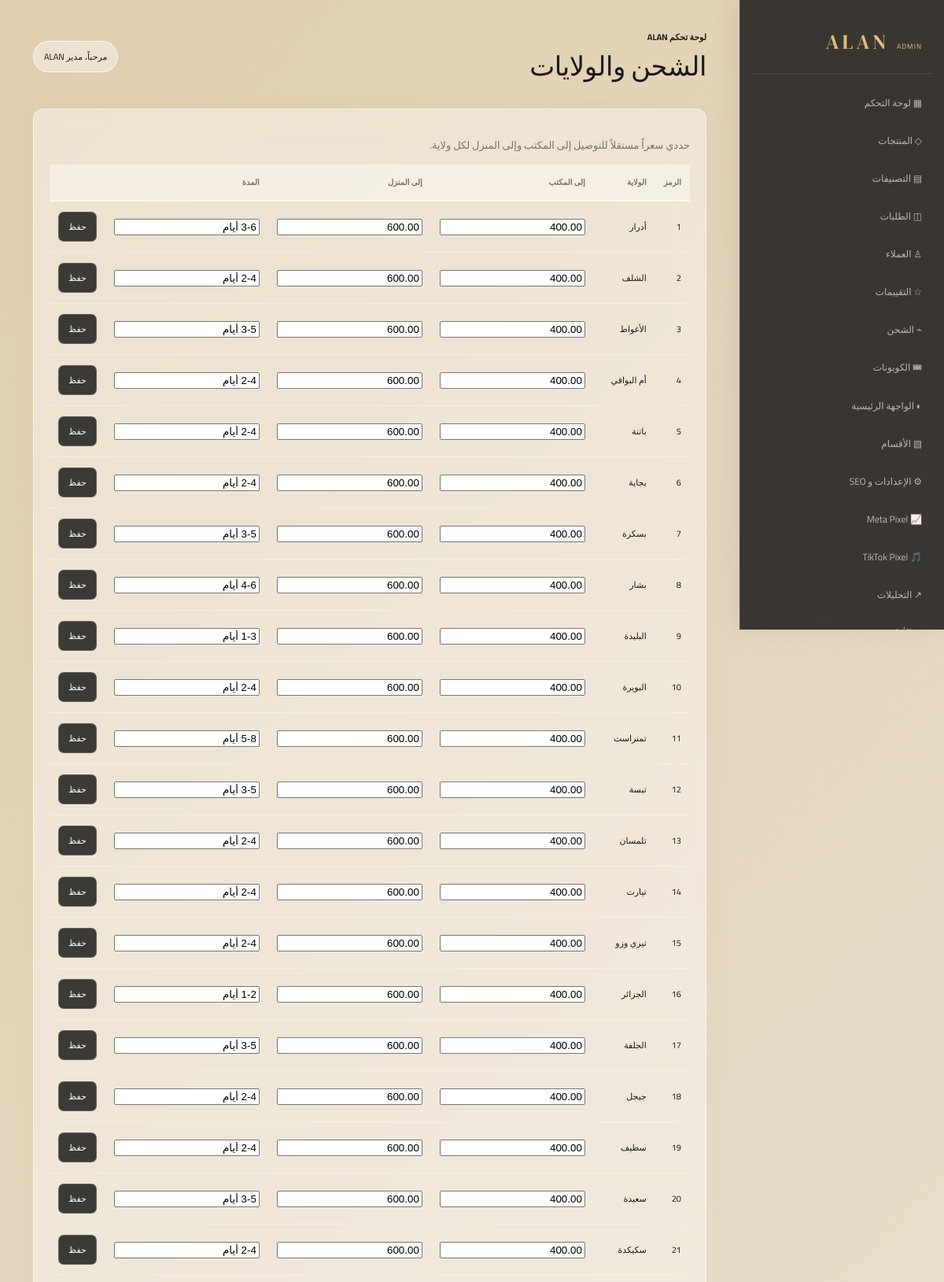
/admin/shipping.php (signed in, upper part), run on the app's committed database.
### tables this page shows
CREATE TABLE `wilayas` (
  `id` int(11) NOT NULL AUTO_INCREMENT,
  `code` tinyint(4) DEFAULT NULL,
  `name` varchar(100) DEFAULT NULL,
  `shipping_price` decimal(10,2) DEFAULT 600.00,
  `office_shipping_price` decimal(10,2) NOT NULL DEFAULT 400.00,
  `home_shipping_price` decimal(10,2) NOT NULL DEFAULT 600.00,
  `delivery_time` varchar(100) DEFAULT '2-5 أيام',
  PRIMARY KEY (`id`),
  UNIQUE KEY `code` (`code`)
);

### includes/database.php (called while the page is built, shortened)
<?php
function db(): PDO { static $db; if (!$db) { $db = new PDO('mysql:host='.DB_HOST.';dbname='.DB_NAME.';charset=utf8mb4', DB_USER, DB_PASS, [PDO::ATTR_ERRMODE=>PDO::ERRMODE_EXCEPTION, PDO::ATTR_DEFAULT_FETCH_MODE=>PDO::FETCH_ASSOC]); } return $db; }

### includes/functions.php (called while the page is built, shortened)
<?php
require_once __DIR__ . '/database.php';
function e(?string $v): string { return htmlspecialchars((string)$v, ENT_QUOTES, 'UTF-8'); }

### admin/shipping.php (the view)
<?php require_once __DIR__.'/../includes/functions.php';require_admin();if($_SERVER['REQUEST_METHOD']==='POST'){check_csrf();db()->prepare('UPDATE wilayas SET office_shipping_price=?,home_shipping_price=?,delivery_time=? WHERE id=?')->execute([$_POST['office_shipping_price'],$_POST['home_shipping_price'],$_POST['delivery_time'],$_POST['id']]);flash('success','تم تحديث سعري التوصيل.');header('Location: '.base('admin/shipping.php'));exit;}$adminTitle='الشحن والولايات';$rows=db()->query('SELECT * FROM wilayas ORDER BY code')->fetchAll();include 'header.php';?><div class="panel"><p class="muted">حددي سعراً مستقلاً للتوصيل إلى المكتب وإلى المنزل لكل ولاية.</p><table class="table"><tr><th>الرمز</th><th>الولاية</th><th>إلى المكتب</th><th>إلى المنزل</th><th>المدة</th><th></th></tr><?php foreach($rows as $r):?><tr><form method="post"><input type="hidden" name="csrf" value="<?=csrf()?>"><input type="hidden" name="id" value="<?=$r['id']?>"><td><?=$r['code']?></td><td><?=e($r['name'])?></td><td><input name="office_shipping_price" value="<?=$r['office_shipping_price']?>"></td><td><input name="home_shipping_price" value="<?=$r['home_shipping_price']?>"></td><td><input name="delivery_time" value="<?=e($r['delivery_time'])?>"></td><td><button class="button">حفظ</button></td></form></tr><?php endforeach;?></table></div><?php include 'footer.php';?>

### admin/admin.css (style rules this page uses)
:root { --ink:#1b1a18;--muted:#77736d;--canvas:#f6f5f2;--surface:#fff;--line:#e9e5de;--gold:#a9864b;--red:#a54b4b;--green:#247a57 }
* { box-sizing:border-box }
body { margin:0;background:var(--canvas);color:var(--ink);font:13px Cairo,Arial,sans-serif;display:flex }
.stat,.panel,.form { background:var(--surface);border:1px solid var(--line);box-shadow:0 8px 28px #30281908;border-radius:13px }
.panel { margin-top:20px;padding:20px;overflow:hidden }
.table { width:100%;border-collapse:collapse }
.table th,.table td { padding:13px 11px;text-align:right;border-bottom:1px solid #f0eee9;font-size:11px;vertical-align:middle }
.table th { color:#77736d;font-size:10px;font-weight:700;background:#fbfaf8;white-space:nowrap }
.button { border:0;border-radius:7px;background:var(--ink);color:#fff;padding:8px 12px;text-decoration:none;font:11px Cairo;cursor:pointer;display:inline-flex;align-items:center;justify-content:center;gap:5px;transition:.2s }
.muted { color:var(--muted) }
:root { --glass-light: rgba(255, 255, 255, 0.4); --glass-border: rgba(255, 255, 255, 0.6); --glass-dark: rgba(28, 27, 25, 0.85); }
body { background: linear-gradient(-45deg, #f6f5f2, #e9e5de, #f2eadf, #dfceaf); background-size: 300% 300%; animation: liquidBg 15s ease infinite; color: var(--ink); }
.stat, .panel, .form { background: var(--glass-light) !important; backdrop-filter: blur(16px); -webkit-backdrop-filter: blur(16px); border: 1px solid var(--glass-border) !important; box-shadow: 0 8px 32px 0 rgba(169, 134, 75, 0.05) !important; }
.table th { background: rgba(255, 255, 255, 0.4) !important; color: var(--muted) !important; border-bottom: 2px solid rgba(255, 255, 255, 0.6) !important; }
.table td { border-bottom: 1px solid rgba(255, 255, 255, 0.3) !important; }
.button { background: rgba(27, 26, 24, 0.85) !important; border: 1px solid rgba(255, 255, 255, 0.2) !important; color: #fff !important; backdrop-filter: blur(4px); }

### data on the page
wilayas: code "1", name "أدرار", office_shipping_price "400.00", home_shipping_price "600.00", delivery_time "3-6 أيام"
wilayas: code "2", name "الشلف", office_shipping_price "400.00", home_shipping_price "600.00", delivery_time "2-4 أيام"
wilayas: code "3", name "الأغواط", office_shipping_price "400.00", home_shipping_price "600.00", delivery_time "3-5 أيام"
wilayas: code "4", name "أم البواقي", office_shipping_price "400.00", home_shipping_price "600.00", delivery_time "2-4 أيام"
wilayas: code "5", name "باتنة", office_shipping_price "400.00", home_shipping_price "600.00", delivery_time "2-4 أيام"
wilayas: code "6", name "بجاية", office_shipping_price "400.00", home_shipping_price "600.00", delivery_time "2-4 أيام"
wilayas: code "7", name "بسكرة", office_shipping_price "400.00", home_shipping_price "600.00", delivery_time "3-5 أيام"
wilayas: code "8", name "بشار", office_shipping_price "400.00", home_shipping_price "600.00", delivery_time "4-6 أيام"
wilayas: code "9", name "البليدة", office_shipping_price "400.00", home_shipping_price "600.00", delivery_time "1-3 أيام"
wilayas: code "10", name "البويرة", office_shipping_price "400.00", home_shipping_price "600.00", delivery_time "2-4 أيام"
wilayas: code "11", name "تمنراست", office_shipping_price "400.00", home_shipping_price "600.00", delivery_time "5-8 أيام"
wilayas: code "12", name "تبسة", office_shipping_price "400.00", home_shipping_price "600.00", delivery_time "3-5 أيام"
wilayas: code "13", name "تلمسان", office_shipping_price "400.00", home_shipping_price "600.00", delivery_time "2-4 أيام"
wilayas: code "14", name "تيارت", office_shipping_price "400.00", home_shipping_price "600.00", delivery_time "2-4 أيام"
wilayas: code "15", name "تيزي وزو", office_shipping_price "400.00", home_shipping_price "600.00", delivery_time "2-4 أيام"
wilayas: code "16", name "الجزائر", office_shipping_price "400.00", home_shipping_price "600.00", delivery_time "1-2 أيام"
wilayas: code "17", name "الجلفة", office_shipping_price "400.00", home_shipping_price "600.00", delivery_time "3-5 أيام"
wilayas: code "18", name "جيجل", office_shipping_price "400.00", home_shipping_price "600.00", delivery_time "2-4 أيام"
wilayas: code "19", name "سطيف", office_shipping_price "400.00", home_shipping_price "600.00", delivery_time "2-4 أيام"
wilayas: code "20", name "سعيدة", office_shipping_price "400.00", home_shipping_price "600.00", delivery_time "3-5 أيام"
wilayas: code "21", name "سكيكدة", office_shipping_price "400.00", home_shipping_price "600.00", delivery_time "2-4 أيام"

### other printed values
$adminTitle "الشحن والولايات"
$_SESSION['admin_name'] "مدير ALAN"
